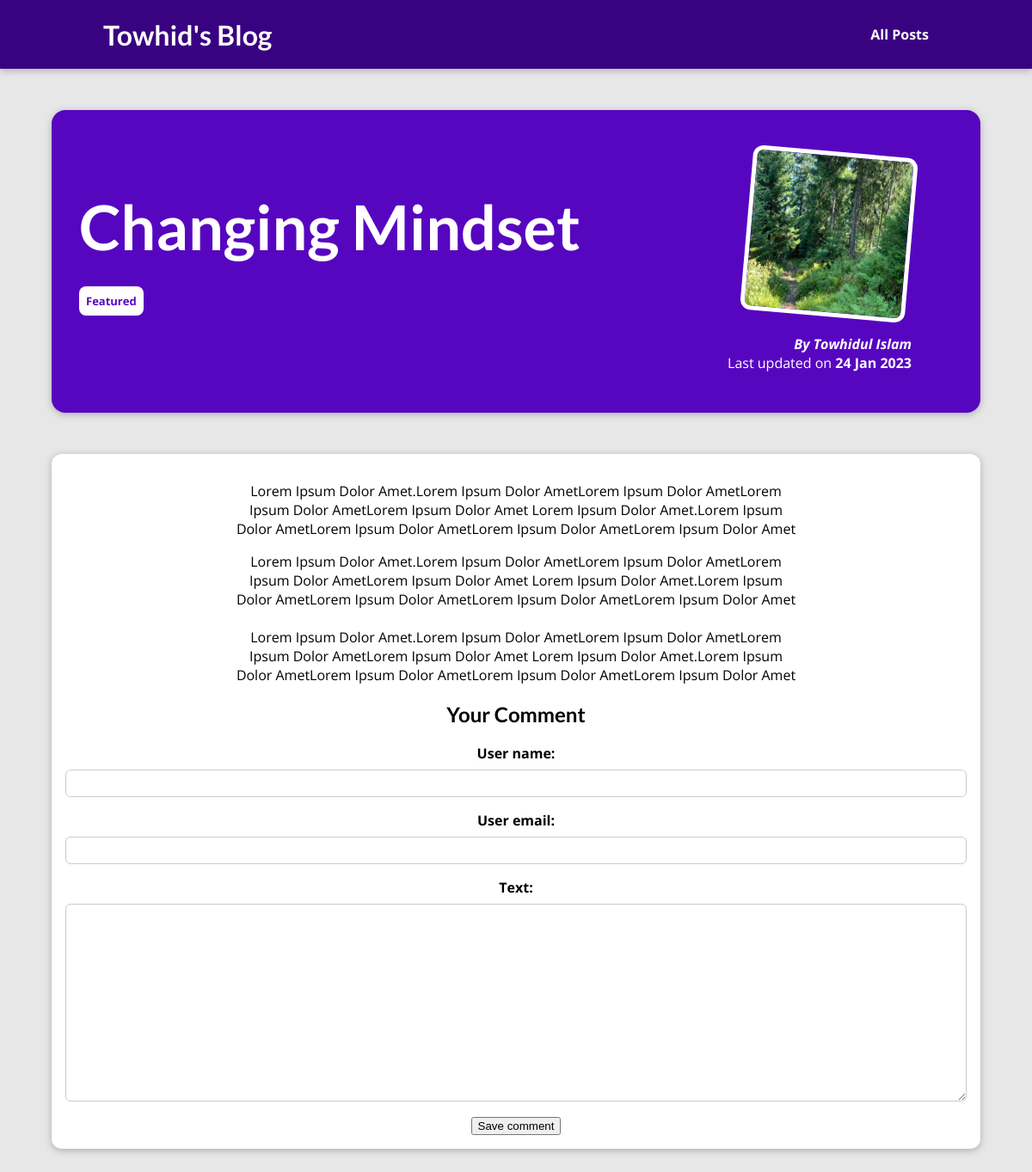
/blog/posts/changing-mindset, run on the app's committed database.
### blog/models.py (models this page shows, shortened)
class Post(models.Model):
    title = models.CharField(max_length=150, default="")
    excerpt = models.CharField(max_length=200, default="")
    content = models.TextField(validators=[MinLengthValidator(10)])
    image = models.ImageField(upload_to="posts", null=True)
    date = models.DateField(auto_now=True)
    slug = models.SlugField(unique=True)
    author = models.ForeignKey(
        Author, on_delete=models.SET_NULL, null=True, related_name="posts")
    tags = models.ManyToManyField(Tag)

class Tag(models.Model):
    caption = models.CharField(max_length=20, default="")

class Author(models.Model):
    first_name = models.CharField(max_length=20, default="")
    last_name = models.CharField(max_length=20, default="")
    email_address = models.EmailField()
    def full_name(self):
        return f"{self.first_name} {self.last_name}"
    def __str__(self):
        return self.full_name()

### blog/views.py (the view, shortened to what this page needs)
# urls.py: path("posts/<slug:slug>", views.SinglePostView.as_view(),
class SinglePostView(View):
    def get(self, request, slug):
        post = Post.objects.get(slug=slug)
        context = {
            "post": post,
            "post_tags": post.tags.all(),
            "comment_form": CommentForm()
        }
        return render(request, "blog/post-detail.html", context)

### blog/forms.py
class CommentForm(forms.ModelForm):
    class Meta:
        model = Comment
        exclude = ["post"]
        label = {
            "user_name": "Your Name",
            "user_email": "Your Email",
            "text": "Your Comment"
        }
        error_messages = {
            "user_name": {
                "required": "Your Name is Required",
                "max_length": "Name cannot be more than 40 Chars"
            },
            "user_email": {
                "required": "Your Email is Required",
            },
            "text": {
                "required": "Your Text is Required",
            },
        }

### blog/templates/blog/post-detail.html (shortened to what this page needs)
{% extends 'base.html' %}
 {% load static %}
 {% block css_files %}
    <link rel="stylesheet" href="{% static 'blog/post-detail.css' %}" />
{% endblock %}
{% block content %}
<section id="summary">
  <h2>{{post.title}}</h2>
  <div>
    {% for tag in post_tags  %}
      <span class="tag">{{tag.caption}}</span>
    {% endfor %}
  </div>
  <article class="post">
    <img src="{{post.image.url}}" alt="{{post.title}}" />
    <address>By <a href="mailto:{{post.author.email_address}}">{{post.author}}</a></address>
    <div class="post_content">Last updated on <time>{{post.date|date:"d M Y"}}</time></div>
  </article>
</section>
<main>
  {{post.content|linebreaks}}
  <section class="comment-form">
    <h2>Your Comment</h2>
    <form action="" method="POST">
      {% for form_field in comment_form %}
      <div class="form-control">
        {{form_field.label_tag}}
        {{form_field}}
      </div>
      {% endfor %}
      <button>Save comment</button>
    </form>
  </section>
</main>
{% endblock %}

### static/app.css (style rules this page uses)
* { box-sizing: border-box; }
html { font-family: "Open Sans", "Lato", sans-serif; }
body { margin: 0; }
h1, h2, h3 { font-family: "Lato", sans-serif; font-weight: bold; }

### blog/static/blog/post-detail.css (style rules this page uses)
body { background-color: #e7e7e7; }
#summary { margin: 8rem auto 3rem auto; padding: 2rem; width: 90%; max-width: 90rem; border-radius: 16px; background-color: #5706c0; position: relative; box-shadow: 0 2px 8px rgba(0, 0, 0, 0.25); height: 22rem; }
#summary h2 { color: white; font-size: 4.5rem; margin-bottom: 2rem; }
#summary article { position: absolute; top: 2rem; right: 3rem; padding: 1rem 2rem; border-radius: 12px; text-align: right; color: white; }
#summary article img { width: 12rem; height: 12rem; border-radius: 12px; transform: rotateZ(5deg); border: 5px solid white; margin-bottom: 1rem; }
#summary address { font-weight: bold; }
#summary a { color: white; text-decoration: none; }
#summary time { font-weight: bold; }
main { width: 90%; max-width: 90rem; margin: 3rem auto; background-color: white; padding: 1rem; border-radius: 12px; box-shadow: 0 2px 8px rgba(0, 0, 0, 0.25); text-align: center; }
.tag { background-color: white; color: #5706c0; border-radius: 8px; padding: 0.5rem 0.5rem; font-size: small; font-weight: bolder; }
.form-control { margin-bottom: 1rem; }
.form-control label { font-weight: bold; margin-bottom: 0.5rem; display: block; }
.form-control input, .form-control textarea { display: block; width: 100%; font: inherit; padding: 0.25rem; border-radius: 6px; border: 1px solid #ccc; }

### data on the page
Post: title "Changing Mindset", image (picture), author "Towhidul Islam", date "24 Jan 2023", content "Lorem Ipsum Dolor Amet.Lorem Ipsum Dolor AmetLorem Ipsum Dolor AmetLorem Ipsum Dolor AmetLorem Ipsum Dolor Amet Lorem Ipsum Dolor Amet.Lorem Ipsum Dolor AmetLorem Ipsum Dolor AmetLorem Ipsum Dolor AmetLorem Ipsum Dolor Amet Lorem Ipsum Dolor Amet.Lorem Ipsum Dolor AmetLorem Ipsum Dolor AmetLorem Ipsum Dolor AmetLorem Ipsum Dolor Amet Lorem Ipsum Dolor Amet.Lorem Ipsum Dolor AmetLorem Ipsum Dolor AmetLorem Ipsum Dolor AmetLorem Ipsum Dolor Amet Lorem Ipsum Dolor Amet.Lorem Ipsum Dolor AmetLorem Ipsum Dolor AmetLorem Ipsum Dolor AmetLorem Ipsum Dolor Amet Lorem Ipsum Dolor Amet.Lorem Ipsum Dolor AmetLorem Ipsum Dolor AmetLorem Ipsum Dolor AmetLorem Ipsum Dolor Amet"
Tag: caption "Featured"
